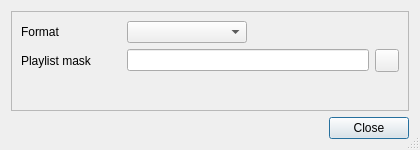
<ui version="4.0" >
 <class>CreatePlaylistDialog</class>
 <widget class="QDialog" name="CreatePlaylistDialog" >
  <property name="geometry" >
   <rect>
    <x>0</x>
    <y>0</y>
    <width>420</width>
    <height>150</height>
   </rect>
  </property>
  <property name="minimumSize" >
   <size>
    <width>420</width>
    <height>150</height>
   </size>
  </property>
  <property name="windowTitle" >
   <string>Create playlist</string>
  </property>
  <property name="sizeGripEnabled" >
   <bool>true</bool>
  </property>
  <layout class="QGridLayout" >
   <item row="0" column="0" >
    <widget class="QFrame" name="frame" >
     <property name="frameShape" >
      <enum>QFrame::StyledPanel</enum>
     </property>
     <property name="frameShadow" >
      <enum>QFrame::Raised</enum>
     </property>
     <layout class="QGridLayout" >
      <item row="0" column="0" >
       <layout class="QHBoxLayout" >
        <item>
         <widget class="QLabel" name="label" >
          <property name="minimumSize" >
           <size>
            <width>100</width>
            <height>0</height>
           </size>
          </property>
          <property name="text" >
           <string>Format</string>
          </property>
         </widget>
        </item>
        <item>
         <widget class="QComboBox" name="comboBox" >
          <property name="minimumSize" >
           <size>
            <width>120</width>
            <height>0</height>
           </size>
          </property>
         </widget>
        </item>
        <item>
         <spacer>
          <property name="orientation" >
           <enum>Qt::Horizontal</enum>
          </property>
          <property name="sizeHint" >
           <size>
            <width>40</width>
            <height>20</height>
           </size>
          </property>
         </spacer>
        </item>
       </layout>
      </item>
      <item row="1" column="0" >
       <layout class="QHBoxLayout" >
        <item>
         <widget class="QLabel" name="label_2" >
          <property name="minimumSize" >
           <size>
            <width>100</width>
            <height>0</height>
           </size>
          </property>
          <property name="text" >
           <string>Playlist mask</string>
          </property>
         </widget>
        </item>
        <item>
         <widget class="QLineEdit" name="lineEdit" />
        </item>
        <item>
         <widget class="QToolButton" name="toolButton" >
          <property name="text" >
           <string/>
          </property>
          <property name="icon" >
           <iconset resource="../audex.qrc" >:/buttons/images/wizard.png</iconset>
          </property>
         </widget>
        </item>
       </layout>
      </item>
      <item row="2" column="0" >
       <spacer>
        <property name="orientation" >
         <enum>Qt::Vertical</enum>
        </property>
        <property name="sizeHint" >
         <size>
          <width>380</width>
          <height>16</height>
         </size>
        </property>
       </spacer>
      </item>
     </layout>
    </widget>
   </item>
   <item row="1" column="0" >
    <layout class="QHBoxLayout" >
     <item>
      <spacer>
       <property name="orientation" >
        <enum>Qt::Horizontal</enum>
       </property>
       <property name="sizeHint" >
        <size>
         <width>40</width>
         <height>20</height>
        </size>
       </property>
      </spacer>
     </item>
     <item>
      <widget class="QPushButton" name="pushButton_2" >
       <property name="text" >
        <string>Close</string>
       </property>
      </widget>
     </item>
    </layout>
   </item>
  </layout>
 </widget>
 <resources>
  <include location="../audex.qrc" />
 </resources>
 <connections/>
</ui>
